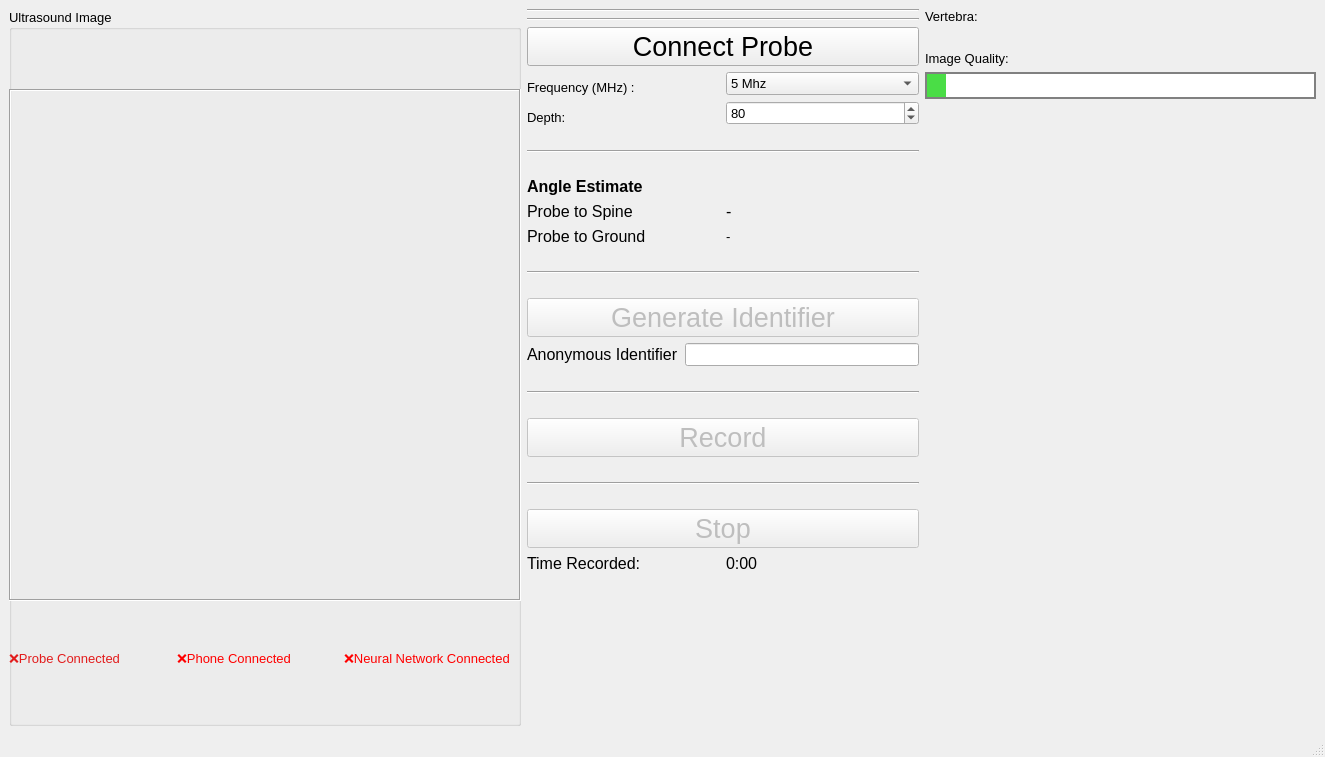
<?xml version="1.0" encoding="UTF-8"?>
<ui version="4.0">
 <class>MainWindow</class>
 <widget class="QMainWindow" name="MainWindow">
  <property name="geometry">
   <rect>
    <x>0</x>
    <y>0</y>
    <width>1325</width>
    <height>757</height>
   </rect>
  </property>
  <property name="font">
   <font>
    <pointsize>10</pointsize>
   </font>
  </property>
  <property name="windowTitle">
   <string>MainWindow</string>
  </property>
  <widget class="QWidget" name="centralwidget">
   <layout class="QGridLayout" name="gridLayout_4">
    <item row="0" column="3">
     <layout class="QVBoxLayout" name="verticalLayout">
      <property name="leftMargin">
       <number>0</number>
      </property>
      <item>
       <widget class="QLabel" name="label_8">
        <property name="text">
         <string>Vertebra:</string>
        </property>
       </widget>
      </item>
      <item>
       <widget class="QLabel" name="rotating_vertebra">
        <property name="text">
         <string/>
        </property>
        <property name="pixmap">
         <pixmap>vertebra-lumbalis-posterior-view.png</pixmap>
        </property>
        <property name="scaledContents">
         <bool>true</bool>
        </property>
       </widget>
      </item>
      <item>
       <widget class="QLabel" name="label_9">
        <property name="maximumSize">
         <size>
          <width>16777215</width>
          <height>30</height>
         </size>
        </property>
        <property name="text">
         <string>Image Quality:</string>
        </property>
       </widget>
      </item>
      <item>
       <widget class="QProgressBar" name="imageQuality">
        <property name="styleSheet">
         <string notr="true"> QProgressBar {
     border: 2px solid grey;
     border-radius: 0px;
     text-align: center;
 }

QProgressBar::chunk {
     background-color: #4add46;
     width: 1px;
 }</string>
        </property>
        <property name="maximum">
         <number>100</number>
        </property>
        <property name="value">
         <number>5</number>
        </property>
        <property name="textVisible">
         <bool>false</bool>
        </property>
       </widget>
      </item>
      <item>
       <spacer name="verticalSpacer_2">
        <property name="orientation">
         <enum>Qt::Vertical</enum>
        </property>
        <property name="sizeHint" stdset="0">
         <size>
          <width>20</width>
          <height>40</height>
         </size>
        </property>
       </spacer>
      </item>
     </layout>
    </item>
    <item row="0" column="0">
     <widget class="QGroupBox" name="groupBox">
      <property name="minimumSize">
       <size>
        <width>512</width>
        <height>0</height>
       </size>
      </property>
      <property name="title">
       <string>Ultrasound Image</string>
      </property>
      <widget class="QLabel" name="label_BModeImage">
       <property name="geometry">
        <rect>
         <x>0</x>
         <y>80</y>
         <width>512</width>
         <height>512</height>
        </rect>
       </property>
       <property name="minimumSize">
        <size>
         <width>512</width>
         <height>512</height>
        </size>
       </property>
       <property name="maximumSize">
        <size>
         <width>512</width>
         <height>512</height>
        </size>
       </property>
       <property name="frameShape">
        <enum>QFrame::Box</enum>
       </property>
       <property name="frameShadow">
        <enum>QFrame::Sunken</enum>
       </property>
       <property name="text">
        <string notr="true"/>
       </property>
       <property name="textFormat">
        <enum>Qt::AutoText</enum>
       </property>
      </widget>
      <widget class="QWidget" name="horizontalLayoutWidget">
       <property name="geometry">
        <rect>
         <x>0</x>
         <y>610</y>
         <width>501</width>
         <height>80</height>
        </rect>
       </property>
       <layout class="QHBoxLayout" name="horizontalLayout">
        <item>
         <widget class="QLabel" name="l_probeConnected">
          <property name="text">
           <string>&lt;html&gt;&lt;head/&gt;&lt;body&gt;&lt;p&gt;&lt;span style=&quot; color:#e21c1c;&quot;&gt;❌Probe Connected&lt;/span&gt;&lt;/p&gt;&lt;/body&gt;&lt;/html&gt;</string>
          </property>
         </widget>
        </item>
        <item>
         <widget class="QLabel" name="l_phoneConnected">
          <property name="text">
           <string>&lt;html&gt;&lt;head/&gt;&lt;body&gt;&lt;p&gt;&lt;span style=&quot; color:#ff0000;&quot;&gt;❌Phone Connected&lt;/span&gt;&lt;/p&gt;&lt;/body&gt;&lt;/html&gt;</string>
          </property>
         </widget>
        </item>
        <item>
         <widget class="QLabel" name="l_nnConnected">
          <property name="text">
           <string>&lt;html&gt;&lt;head/&gt;&lt;body&gt;&lt;p&gt;&lt;span style=&quot; color:#ff0000;&quot;&gt;❌Neural Network Connected&lt;/span&gt;&lt;/p&gt;&lt;/body&gt;&lt;/html&gt;</string>
          </property>
         </widget>
        </item>
       </layout>
      </widget>
     </widget>
    </item>
    <item row="0" column="1">
     <layout class="QVBoxLayout" name="verticalLayout_3">
      <item>
       <widget class="Line" name="line_3">
        <property name="orientation">
         <enum>Qt::Horizontal</enum>
        </property>
       </widget>
      </item>
      <item>
       <widget class="Line" name="line_6">
        <property name="minimumSize">
         <size>
          <width>20</width>
          <height>0</height>
         </size>
        </property>
        <property name="orientation">
         <enum>Qt::Horizontal</enum>
        </property>
       </widget>
      </item>
      <item>
       <widget class="QPushButton" name="pushButton_ConnectProbe">
        <property name="font">
         <font>
          <pointsize>20</pointsize>
         </font>
        </property>
        <property name="text">
         <string>Connect Probe</string>
        </property>
       </widget>
      </item>
      <item>
       <layout class="QGridLayout" name="gridLayout">
        <item row="4" column="1">
         <widget class="QSpinBox" name="spinBox_Depth">
          <property name="minimum">
           <number>10</number>
          </property>
          <property name="maximum">
           <number>200</number>
          </property>
          <property name="singleStep">
           <number>10</number>
          </property>
          <property name="value">
           <number>80</number>
          </property>
         </widget>
        </item>
        <item row="4" column="0">
         <widget class="QLabel" name="label_Depth">
          <property name="font">
           <font>
            <pointsize>10</pointsize>
            <weight>50</weight>
            <bold>false</bold>
           </font>
          </property>
          <property name="text">
           <string>Depth:</string>
          </property>
          <property name="alignment">
           <set>Qt::AlignBottom|Qt::AlignLeading|Qt::AlignLeft</set>
          </property>
         </widget>
        </item>
        <item row="2" column="1">
         <widget class="QComboBox" name="dropDown_Frequency">
          <property name="inputMethodHints">
           <set>Qt::ImhNone</set>
          </property>
          <property name="currentText">
           <string>5 Mhz</string>
          </property>
          <item>
           <property name="text">
            <string>5 Mhz</string>
           </property>
          </item>
          <item>
           <property name="text">
            <string>7.5 Mhz</string>
           </property>
          </item>
          <item>
           <property name="text">
            <string>10 Mhz</string>
           </property>
          </item>
          <item>
           <property name="text">
            <string>15 Mhz</string>
           </property>
          </item>
         </widget>
        </item>
        <item row="2" column="0">
         <widget class="QLabel" name="label_Frequency">
          <property name="font">
           <font>
            <pointsize>10</pointsize>
            <weight>50</weight>
            <bold>false</bold>
           </font>
          </property>
          <property name="text">
           <string>Frequency (MHz) :</string>
          </property>
          <property name="alignment">
           <set>Qt::AlignBottom|Qt::AlignLeading|Qt::AlignLeft</set>
          </property>
         </widget>
        </item>
       </layout>
      </item>
      <item>
       <widget class="Line" name="line">
        <property name="minimumSize">
         <size>
          <width>0</width>
          <height>40</height>
         </size>
        </property>
        <property name="orientation">
         <enum>Qt::Horizontal</enum>
        </property>
       </widget>
      </item>
      <item>
       <widget class="QLabel" name="label">
        <property name="font">
         <font>
          <pointsize>12</pointsize>
          <weight>75</weight>
          <bold>true</bold>
         </font>
        </property>
        <property name="text">
         <string>Angle Estimate</string>
        </property>
       </widget>
      </item>
      <item>
       <layout class="QGridLayout" name="gridLayout_2">
        <item row="1" column="1">
         <widget class="QLabel" name="label_estimateCurrent">
          <property name="font">
           <font>
            <pointsize>12</pointsize>
            <weight>50</weight>
            <bold>false</bold>
           </font>
          </property>
          <property name="text">
           <string>-</string>
          </property>
         </widget>
        </item>
        <item row="1" column="0">
         <widget class="QLabel" name="label_3">
          <property name="font">
           <font>
            <pointsize>12</pointsize>
            <weight>50</weight>
            <bold>false</bold>
           </font>
          </property>
          <property name="text">
           <string>Probe to Spine</string>
          </property>
         </widget>
        </item>
        <item row="2" column="0">
         <widget class="QLabel" name="label_4">
          <property name="font">
           <font>
            <pointsize>12</pointsize>
           </font>
          </property>
          <property name="text">
           <string>Probe to Ground</string>
          </property>
         </widget>
        </item>
        <item row="2" column="1">
         <widget class="QLabel" name="label_ProbeToGround">
          <property name="text">
           <string>-</string>
          </property>
         </widget>
        </item>
       </layout>
      </item>
      <item>
       <widget class="Line" name="line_2">
        <property name="minimumSize">
         <size>
          <width>0</width>
          <height>40</height>
         </size>
        </property>
        <property name="orientation">
         <enum>Qt::Horizontal</enum>
        </property>
       </widget>
      </item>
      <item>
       <widget class="QPushButton" name="generateIdentifierButton">
        <property name="enabled">
         <bool>false</bool>
        </property>
        <property name="font">
         <font>
          <pointsize>20</pointsize>
         </font>
        </property>
        <property name="text">
         <string>Generate Identifier</string>
        </property>
       </widget>
      </item>
      <item>
       <layout class="QGridLayout" name="gridLayout_5">
        <item row="1" column="0">
         <widget class="QLabel" name="label_2">
          <property name="font">
           <font>
            <pointsize>12</pointsize>
           </font>
          </property>
          <property name="text">
           <string>Anonymous Identifier</string>
          </property>
         </widget>
        </item>
        <item row="1" column="1">
         <widget class="QLineEdit" name="lineEdit"/>
        </item>
       </layout>
      </item>
      <item>
       <widget class="Line" name="line_5">
        <property name="minimumSize">
         <size>
          <width>0</width>
          <height>40</height>
         </size>
        </property>
        <property name="orientation">
         <enum>Qt::Horizontal</enum>
        </property>
       </widget>
      </item>
      <item>
       <widget class="QPushButton" name="recordButton">
        <property name="enabled">
         <bool>false</bool>
        </property>
        <property name="font">
         <font>
          <pointsize>20</pointsize>
         </font>
        </property>
        <property name="text">
         <string>Record</string>
        </property>
       </widget>
      </item>
      <item>
       <widget class="Line" name="line_4">
        <property name="minimumSize">
         <size>
          <width>0</width>
          <height>40</height>
         </size>
        </property>
        <property name="orientation">
         <enum>Qt::Horizontal</enum>
        </property>
       </widget>
      </item>
      <item>
       <widget class="QPushButton" name="stopButton">
        <property name="enabled">
         <bool>false</bool>
        </property>
        <property name="font">
         <font>
          <pointsize>20</pointsize>
         </font>
        </property>
        <property name="text">
         <string>Stop</string>
        </property>
       </widget>
      </item>
      <item>
       <layout class="QGridLayout" name="gridLayout_3">
        <item row="3" column="0">
         <widget class="QLabel" name="label_6">
          <property name="font">
           <font>
            <pointsize>12</pointsize>
           </font>
          </property>
          <property name="text">
           <string>Time Recorded:</string>
          </property>
         </widget>
        </item>
        <item row="3" column="1">
         <widget class="QLabel" name="label_7">
          <property name="font">
           <font>
            <pointsize>12</pointsize>
           </font>
          </property>
          <property name="text">
           <string>0:00</string>
          </property>
         </widget>
        </item>
       </layout>
      </item>
      <item>
       <spacer name="verticalSpacer">
        <property name="orientation">
         <enum>Qt::Vertical</enum>
        </property>
        <property name="sizeType">
         <enum>QSizePolicy::Expanding</enum>
        </property>
        <property name="sizeHint" stdset="0">
         <size>
          <width>20</width>
          <height>40</height>
         </size>
        </property>
       </spacer>
      </item>
     </layout>
    </item>
   </layout>
  </widget>
  <widget class="QMenuBar" name="menubar">
   <property name="geometry">
    <rect>
     <x>0</x>
     <y>0</y>
     <width>1325</width>
     <height>21</height>
    </rect>
   </property>
  </widget>
  <widget class="QStatusBar" name="statusbar"/>
 </widget>
 <resources/>
 <connections/>
</ui>
